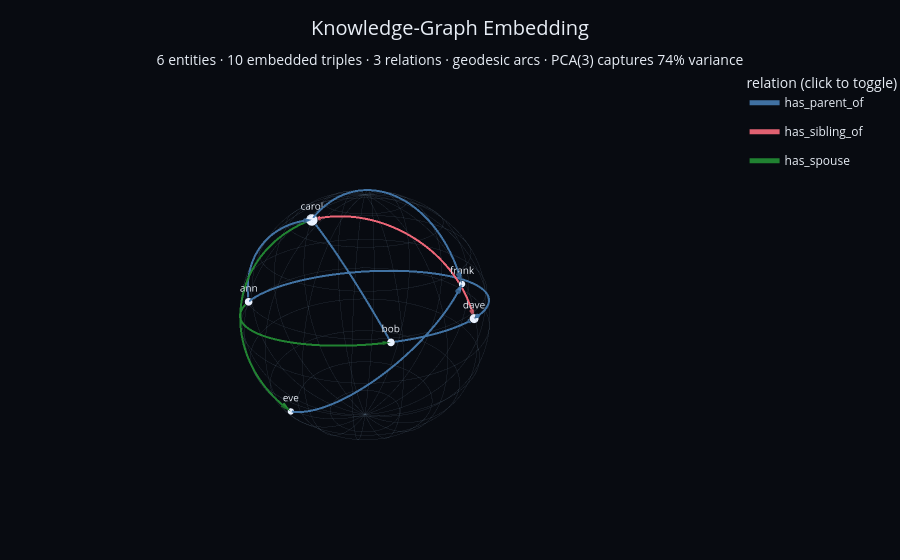

Source (notebook cell):
### Markdown cell above
## Visualize: geodesics on the embedding sphere

Training places each entity on a sphere in the learned embedding space. We reduce the entity embeddings to three dimensions with PCA, project onto the unit sphere, and draw each triple as a **geodesic arc** (a great-circle segment) from head to tail, colored by relation. For a rotation-operator embedding the head-to-tail path of a relation is exactly such a geodesic. `kg_sphere.py` sits beside the chapter notebooks; we add that directory to the path and load the store straight from disk.

### Code cell
import sys
# kg_sphere.py lives in the notebooks/ dir; find it walking up from here.
for up in (Path.cwd(), Path.cwd().parent, Path.cwd().parent.parent):
    if (up / 'kg_sphere.py').exists():
        sys.path.insert(0, str(up))
        break
import kg_sphere as K

kg = K.load_gms_store(str(STORE), source='v')   # entity embeddings + triples
print(f'{len(kg.labels)} entities, {len(kg.triples)} triples, '
      f'relations={kg.relations}')
K.visualize(kg, show=False)
